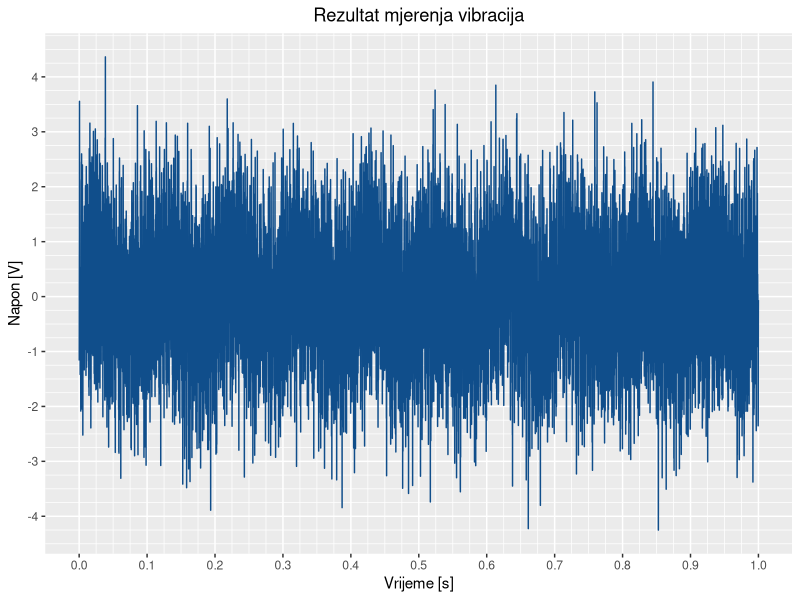
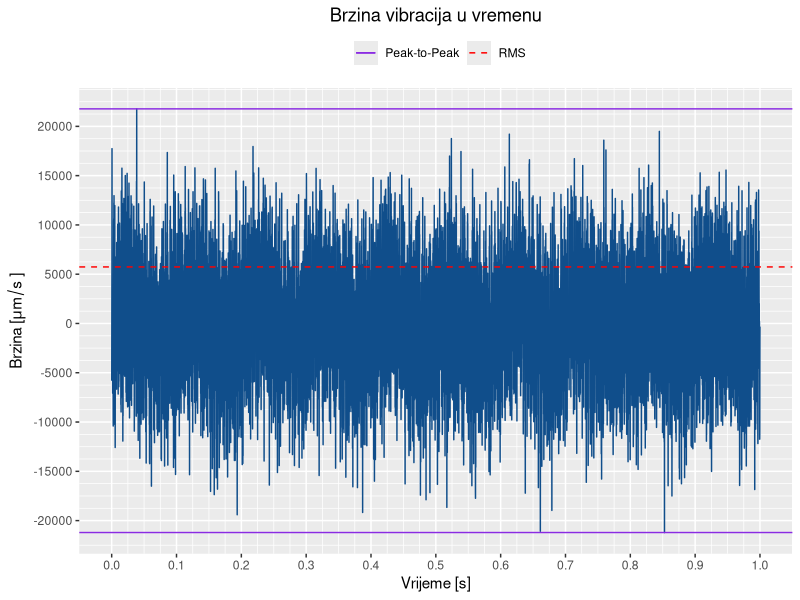
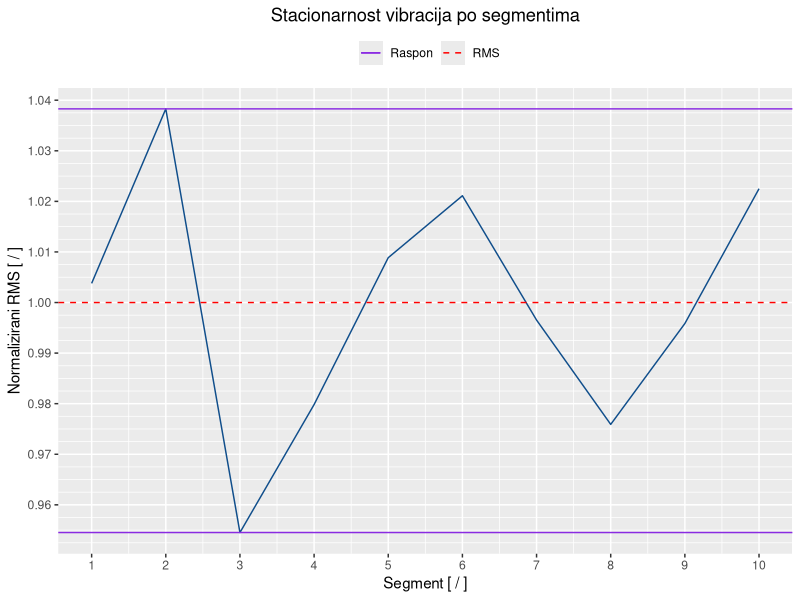
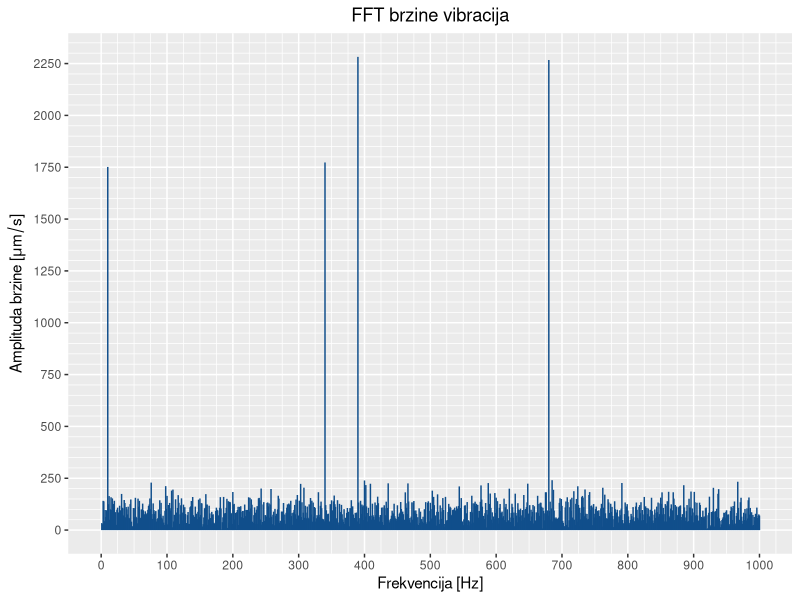
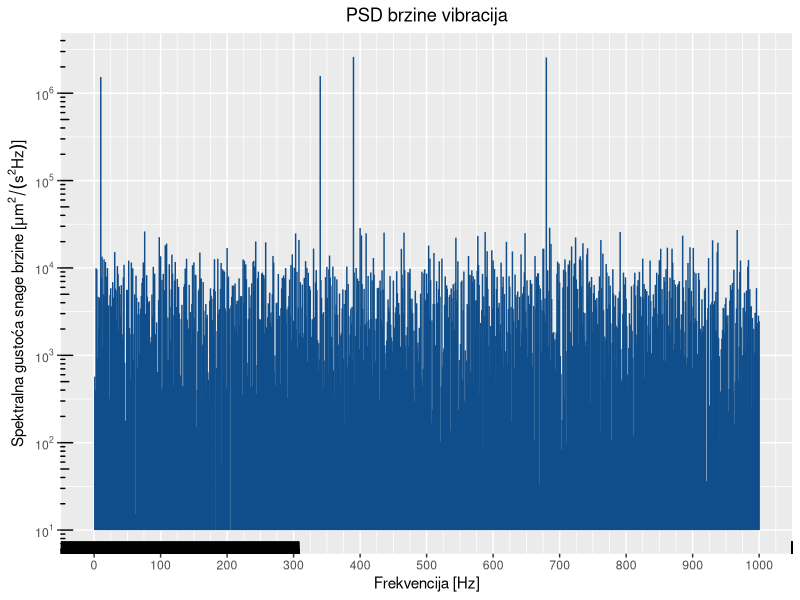

Recreate these plots in R, in order.
################################################################################
#################### Analiza rezultata mjerenja vibracija ######################
################################################################################
# Potrebni paketi
# Rukovanje podacima
library(tidyverse)
# Dijagrami
library(ggplot2)
# Osi dijagrama
library(scales)
# Pretrazivanje vrsnih vrijednosti
library(pracma)

################################################################################
# Učitavanje podataka
library(readr)
data <- read_delim("datasets/0000000001_Bazina_Tomislav.csv", 
                   ";", escape_double = FALSE, locale = locale(decimal_mark = ","), 
                   trim_ws = TRUE)
# TODO: Ucitati vlastiti dataset iz foldera dataset pod nazivom JMBAG_Prezime_Ime.csv

# Ćišćenje podataka
data <- data %>% 
  select(-amps, -freqs) %>%
  rename(voltage = `Voltage (V)`, time = `t (sec)`) %>%
  # Centriranje podataka oko nule
  mutate(voltage = voltage - mean(voltage))

################################################################################
# Vizualizacija ulaznih podataka (napon - vrijeme)
ggplot(data = data, aes(x = time, y = voltage)) +
  geom_line(color = 'dodgerblue4') + 
  labs(title="Rezultat mjerenja vibracija", x = "Vrijeme [s]", y = "Napon [V]") +
  scale_x_continuous(
    breaks = seq(0, 1, 0.1), minor_breaks = seq(0, 1, 0.025)) + # Grid x
  scale_y_continuous(
    breaks = seq(-10 , 10, 1), minor_breaks = seq(-10, 10, 0.25)) + # Grid y
  theme(plot.title = element_text(hjust = 0.5))
# TODO: Prikazati izlazne podatke mjernog uradaja pomocu dijagrama (prilagoditi osi)

################################################################################
#################### Analiza u vremenskoj domeni ######################
# Pretvaranje ulaznog signala u brzinu vibracija
# Kalibracijska konstantna za LOW radno područje - 4990 um/(s*V)
# Brzina vibracija u um/s
data <- data %>%
  mutate(velocity = voltage * 4990)
# TODO: Pretvoriti signal napona u brzinu vibracija (pojasniti vezu i opcije)

# Duljina signala u vremenskoj domeni
time.size <- length(data$velocity)
# Vremensko trajanje signala [s]
time.time <- max(data$time)
# Amplituda [um/s]
time.min <- min(data$velocity)
time.max <- max(data$velocity)
# Peak-to-Peak vrijednost [um/s]
time.peak.to.peak <- time.max - time.min
# Root mean square vrijednost [um/s]
time.RMS <- sqrt(mean(data$velocity^2))

# Ispis parametara dobivenih analizom u vremenskoj domeni
print(paste("Duljina uzorka:", time.size))
print(paste("Vremensko trajanje uzorka:", time.time, "s"))
print(paste("Ampituda (min):", time.min, "um/s"))
print(paste("Ampituda (max):", time.max, "um/s"))
print(paste("Peak-to-Peak:", time.peak.to.peak, "um/s"))
print(paste("Root mean square:", time.RMS, "um/s"))
# TODO: Pojasniti analizu vibracija u vremenskoj domeni

# Vizualizacija brzine vibracija u vremenskoj domeni (brzina - vrijeme)
ggplot(data = data) +
  geom_line(aes(x = time, y = velocity), color="dodgerblue4") +
  geom_hline(aes(yintercept = time.RMS, color="RMS"),
             linetype = "dashed") +
  geom_hline(aes(yintercept = time.min, color="Peak-to-Peak")) +
  geom_hline(aes(yintercept = time.max, color="Peak-to-Peak")) +
  scale_color_manual(values = c(
    'RMS' = 'red',
    'Peak-to-Peak' = 'blueviolet'
  )) +
  labs(title="Brzina vibracija u vremenu", x = "Vrijeme [s]",
       y = expression("Brzina ["*mu*m/s~"]"), color="") +
  scale_x_continuous(
    breaks = seq(0, 1, 0.1),
    minor_breaks = seq(0, 1, 0.025),
    limits = c(0, 1)) + # Grid x
  scale_y_continuous(
    breaks = seq(-50000, 50000, 5000),
    minor_breaks = seq(-50000, 50000, 1250)) + # Grid y
  theme(plot.title = element_text(hjust = 0.5), legend.position = "top")
# TODO: Prikazati ovisnost brzina - vrijeme pomocu dijagrama (prilagoditi osi)
  
# Test stacionarnosti
# Set podataka podijeljen na 10 segmenata
# RMS segmenta / RMS cijelog seta podataka
# Dijagram stacionarnosti
data %>%
  mutate(split.segments = rep(1:10, each=ceiling(n()/10))[1:n()]) %>%
  group_by(split.segments) %>%
  summarise(segment.rms = sqrt(mean(velocity^2))) %>%
  mutate(segment.rms.n = segment.rms/time.RMS) %>%
  ggplot() +
    geom_line(aes(x = split.segments, y = segment.rms.n), color="dodgerblue4") +
    geom_hline(aes(yintercept = 1, color="RMS"),
               linetype = "dashed") +
    geom_hline(aes(yintercept = min(segment.rms.n), color="Raspon")) +
    geom_hline(aes(yintercept = max(segment.rms.n), color="Raspon")) +
    scale_color_manual(values = c(
      'RMS' = 'red',
      'Raspon' = 'blueviolet'
    )) +
    labs(title="Stacionarnost vibracija po segmentima", x = "Segment [ / ]",
         y = "Normalizirani RMS [ / ]", color="") +
    scale_x_continuous(
      breaks = seq(0, 10, 1), minor_breaks = seq(0, 10, 0.5)) + # Grid x
    scale_y_continuous(
      breaks = seq(0, 2, 0.01), minor_breaks = seq(0, 2, 0.0025)) + # Grid y
    theme(plot.title = element_text(hjust = 0.5), legend.position = "top")
#TODO: Prikazati stacionarnost vibracija pomocu dijagrama i pojasniti (postotak)

################################################################################
#################### Analiza u frekvencijskoj domeni ######################
# FFT transformacija brzine vibracija
# Zadržava se samo prva polovica FFT-a
# Druga polovica su kompleksno konjugirani brojevi prve polovice
bin.num <- time.size / 2 # Razlucivost FFT-a
fft.complex <- fft(data$velocity)[1:bin.num]
# TODO: Pojasniti kako se određuje razlucivost FFT-a

# Frekvencija uzorkovanja (sample rate) [Hz]
# Duljina signala / ukupno vrijeme uzrkovanja
sample.rate <- time.size / time.time
# Ili 1 / vremenska razlika dva uzastopna uzorka (dt)
sample.rate <- 1 / (data$time[2] - data$time[1])
print(paste("Frekvencija uzorkovanja:", sample.rate, "Hz"))
# TODO: Pojasniti frekvenciju uzorkovanja i kako se odreduje potrebna vrijednost

# Diskretni intervali FFT-a (bin) [Hz]
# Krecu od 0 pa do polovice sampling.rate-a
fft.freq <- seq(
  from=0, by=sample.rate/time.size, length.out=bin.num
)

# Spektralna gustoca snage brzine vibracija po frekvencijskom spektru (PSD)
# [um^2/(s^2*Hz)]
fft.psd <- (1 / (sample.rate * time.size)) * Mod(fft.complex) ^ 2
fft.psd[-1] <- 2 * fft.psd[-1]
# TODO: Pojasniti sto je i kad se koristi gustoca snage vibracija 

# Amplitude brzine vibracija po frekvencijskom spektru [um/s]
fft.amp <- fft.complex / time.size
fft.amp[-1] <- 2 * fft.amp[-1]
fft.amp <- Mod(fft.amp)
# TODO: Pojasniti za sto je korisna amplituda vibracija 

# Pohranjivanje analize u frekvencijskoj domeni u data.frame
data.fft <- tibble(
  amplitude = fft.amp,
  psd = fft.psd,
  freq = fft.freq,
  sample.rate = sample.rate,
  bin.num = bin.num,
  fft.complex = fft.complex
)

# Vizualizacija amplitude brzine vibracija u frekvencijskoj domeni
# (brzina - frekvencija)
ggplot(data = data.fft) +
  geom_segment(aes(x = freq, y=0, xend = freq, yend = amplitude), color="dodgerblue4") +
  labs(title="FFT brzine vibracija", x = "Frekvencija [Hz]",
       y = expression("Amplituda brzine ["*mu*m/s*"]"), color="") +
  scale_x_continuous(
    breaks = seq(0, bin.num, 100), minor_breaks = seq(0, bin.num, 25),
    limits=c(0, 1000)) + # Grid + limits x
  scale_y_continuous(
    breaks = seq(0, max(fft.amp)*1.5, 250),
    minor_breaks = seq(0, max(fft.amp)*1.5, 50)) + # Grid y
  theme(plot.title = element_text(hjust = 0.5), legend.position = "top")
# TODO: Protumaciti dijagram amplituda - frekvencija (prilagoditi osi)

# Vizualizacija spektralne gustoce snage (PSD) brzine vibracija u frekvencijskoj
# domeni (spektralna gustoca snage - frekvencija)
ggplot(data = data.fft) +
  geom_segment(aes(x = freq, y=10, xend = freq, yend = fft.psd),
               color="dodgerblue4") +
  labs(title="PSD brzine vibracija", x = "Frekvencija [Hz]",
       y = expression("Spektralna gustoća snage brzine ["*mu *m^2/(s^2*Hz)*"]")
       ) +
  scale_x_continuous(
    breaks = seq(0, bin.num, 100), minor_breaks = seq(0, bin.num, 25),
    limits=c(0, 1000)
    ) + # Grid + limits x
  scale_y_log10(
    limits=c(10, NA),
    breaks = trans_breaks('log10', function(x) 10^x),
    labels = trans_format('log10', math_format(10^.x)),
    ) + # Grid y
  annotation_logticks() +
  theme(plot.title = element_text(hjust = 0.5), legend.position = "top")
# TODO: Protumaciti dijagram spektralna gustoca snage- frekvencija (prilagoditi osi)
# Napomena: y >= prvi broj u limits

# Top 5 vrsnih vrijednosti amplitude vibracija
peaks <- tibble(
  peak.amplitude.ind = findpeaks(
    data.fft$amplitude, nups=1, ndowns=1, npeaks=5, sortstr=T)[,2],
  peak.frequency = data.fft$freq[peak.amplitude.ind],
  peak.amplitude = data.fft$amplitude[peak.amplitude.ind],
  peak.psd = data.fft$psd[peak.amplitude.ind]
) %>%
  select(-peak.amplitude.ind) %>%
  rename(
    "Frekvencija [Hz]" = peak.frequency,
    "Amplituda [um/s]" = peak.amplitude,
    "PSD [um2/(s2*Hz)]" = peak.psd) %>%
  write_excel_csv2(path = "peaks.csv")
# TODO: Izdvojiti znacajne vrsne vrijednosti
# TODO: Na kojim frekvencijama je sadrzano najvise snage vibracija

